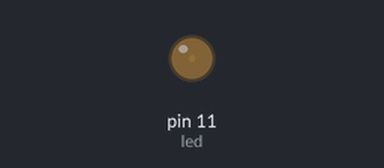
This sketch was run on a simulated Arduino Uno, built with avr-gcc and run on an emulated ATmega328P. On the bench: output pins drawn as LEDs (lit = HIGH).

Above: at 0.05 s.
At 0.65 s:
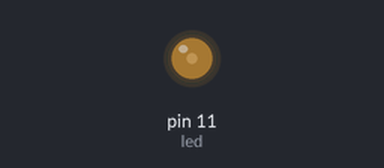
At 1.3 s:
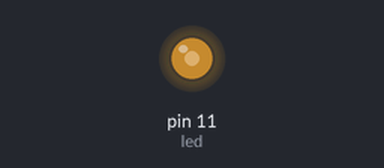
At 2.55 s:
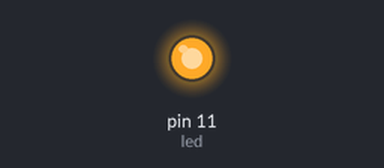
Timing chart, 0 to 5.9 s (numbered marks = the images above):
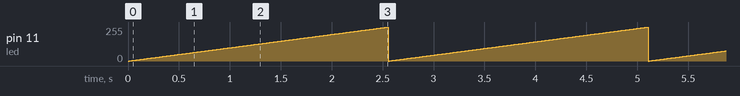

Measured:
- by itself, pin 11 (led): ramps from 0/255 to 254/255 and jumps back, once every 2.6 s

The sketch:

01b_code.ino
```cpp
// Cyklus while
int led = 11;

void setup() {
  pinMode(led, OUTPUT);
}

void loop() {
  int i = 0;
  while (i < 255)
  {
    analogWrite(led, i);
    delay(10);
    i++;
  }
}
```
